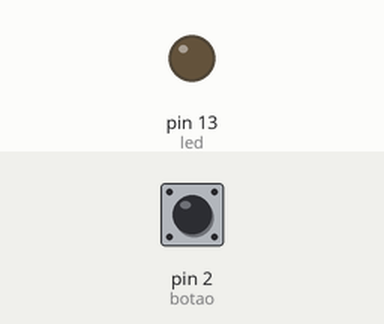
This sketch was run on a simulated Arduino Uno, built with avr-gcc and run on an emulated ATmega328P. Shown: output pins drawn as LEDs (lit = HIGH). The inputs (shaded band) are chosen by the test bench; at power-on: pin 2 (botao) LOW.

Above: at 1.2 s.
1.3 s: pin 2 (botao) pulled HIGH for 0.15 s
At 2.3 s:
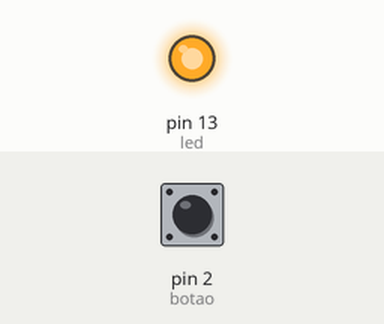
3.0 s: pin 2 (botao) pulled HIGH for 1 s
At 3.7 s:
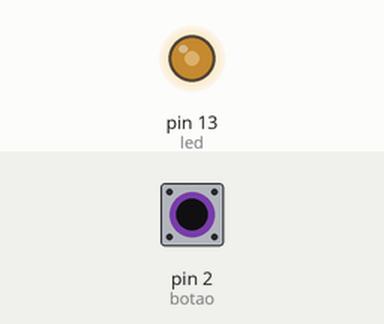
5.5 s: pin 2 (botao) pulled HIGH for 3.2 s
At 9.2 s:
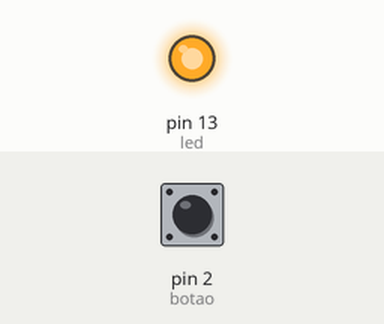
Timing chart, 0 to 10.7 s (numbered marks = the images above; inputs shaded):
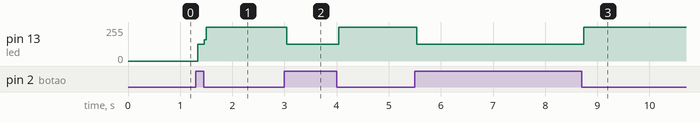

The sketch:

Exemplo_03_Usando_um_botao_com_memoria.ino
```cpp
/*************************************************************************
 **                                                                     **
 **              CURSO ARDUINO PARA INICIANTES - ROBOCORE               **
 **                                                                     **
 ** Exemplo 03: Usando um botão com memória                             **
 **                                                                     **
 *************************************************************************/

int led = 13; // Pino no qual o LED está conectado, no caso 13
int botao = 2; // Pino no qual o botão está conectado, no caso 2
int estado = 0; // Variável para guardar o estado do botão (0 = Desligado e 1 = Ligado)
int estado_led = 0; // Variável para guardar o estado do led (0 = Desligado e 1 = Ligado)

// A rotina setup é executada uma vez quando pressionado o reset:
void setup() {
    pinMode(led, OUTPUT);     // inicializa o pino do LED como saída.
    pinMode(botao, INPUT);    // inicializa o pino do botão como entrada.
}

// A rotina loop é executada infinitas vezes até o Arduino ser desligado
void loop() {
  estado = digitalRead(botao);  // Lê a entrada  do botão

  if(estado == HIGH) {        // Se o botão for apertado
    if(estado_led == HIGH) {  // O estado do LED é aceso?
      estado_led = LOW;       // Manda apagar
    }
    else {                    // O estado do LED é apagado?
      estado_led = HIGH;      // Manda acender
    }
  }

  if(estado_led == HIGH) {    // Se o estado do LED for aceso
    digitalWrite(led, HIGH);  // Liga o LED
  }
  else {                      // Se o estado do LED for apagado
    digitalWrite(led, LOW);   // Desliga o LED
  }
}
```

Measured:
- after the input at 1.3 s, pin 13 (led): 0/255 → 126/255 at once, → 255/255 0.12 s later
- after the input at 3.0 s, pin 13 (led): 255/255 → 126/255 at once, → 255/255 1.0 s later
- after the input at 5.5 s, pin 13 (led): 255/255 → 126/255 at once, → 255/255 3.2 s later
